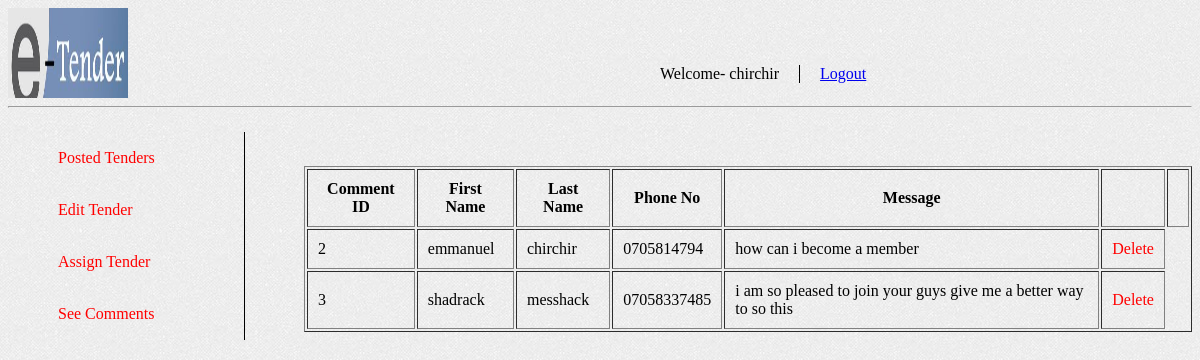
Screenshot of /admin/comments.php (signed in) with the database file from the repository.
### tables this page shows
CREATE TABLE `comments` (
  `commentID` int(25) NOT NULL,
  `FirstName` varchar(100) NOT NULL,
  `LastName` varchar(100) NOT NULL,
  `PhoneNo` varchar(15) NOT NULL,
  `Comments` varchar(250) NOT NULL
);

### admin/authent.php (called while the page is built, shortened)
<?php
$query = $DBcon->query("SELECT * FROM admin WHERE adminID=".$_SESSION['userSession']);
$userRow=$query->fetch_array();
?>

### admin/comments.php (the view, shortened to what this page needs)
<?php
include_once 'connectadmin.php';
include_once 'authent.php';
?>
<html>
      <head>
            <link rel ="stylesheet" type = "text/css" href ="css/index.css"/>
            <link rel ="stylesheet" type = "text/css" href ="css/adminpage.css"/>
      </head>
      <body background = "../bg.jpg">
      <div id = "header">
            <div class ="logo">
                  <img src="../images/e-tender.jpeg" alt="logo" height="90px" width ="120px">
            </div>
                  <div id ="welcomeadmin">
                        <ul>
                              <li id ="username">Welcome- <?php echo $userRow['username']; ?></li>
                              <li><a href ="logout.php?logout">Logout</li>
                        </ul>
                  </div>
                  <hr>
            </div>
      <div id ="menu">
                  <nav>
                        <ul>
                              <li><a href ="adminpage.php">Posted Tenders</a></li>
                              <li><a href="posttender.php">Edit Tender</li>
                              <li><a href ="assigntender.php">Assign Tender</a></li>
                              <li><a href ="comments.php">See Comments</a></li>
                        </ul>
                  </nav>
                  <div id ="viewcomments">
                        <?php
                        if($result = $DBcon->query("SELECT * FROM comments ORDER BY commentID")){
                        if ($result->num_rows > 0){
                        echo'<div id="flip">';
                        echo "<table border='' cellpadding='10'>";
                        echo "<tr><th>Comment ID</th><th>First Name</th><th>Last Name</th><th>Phone No</th><th>Message</th><th></th><th></th></tr>";
                        while ($row = $result->fetch_object())
                        {
                        echo "<tr>";
                        echo "<td>" . $row->commentID . "</td>";
                        echo "<td>" . $row->FirstName . "</td>";
                        echo "<td>" . $row->LastName. "</td>";
                        echo "<td>" . $row->PhoneNo. "</td>";
                        echo "<td>" . $row->Comments. "</td>";
                        echo "<td><a href='deletecomments.php?id=" . $row->commentID . "'>Delete</a></td>";
                        echo "</tr>";
                        }
                        echo "</table>";
                        echo"</div>";
                        }
                        else
                        {
                        echo "No Posted Tender!";
                        }
                        }else
                        {
                        echo "Error: " . $DBcon->error;
                        }
                        ?>
                  </div>
                  </div>
      </body>
</html>

### admin/css/index.css (style rules this page uses)
#menu { position: relative; width:100%; height: ; }
#menu nav { position: absolute; width: 20%; height:100%; }
#menu ul { border-right: 1px solid black; list-style: none; }
#menu li { padding: 17px 10px; }
#menu a { text-decoration: none; }
#menu a:link { color: red; }
#viewcomments { position: absolute; top:50px; left:25%; }

### admin/css/adminpage.css (style rules this page uses)
#welcomeadmin { position: absolute; top:49px; left:50%; }
#welcomeadmin ul { list-style: none; }
#welcomeadmin li { float: left; padding: 0px 20px; }
#username { border-right: 1px solid black; }

### rows the page displays
comments: commentID "2", FirstName "emmanuel", LastName "chirchir", PhoneNo "0705814794", Comments "how can i become a member"
comments: commentID "3", FirstName "shadrack", LastName "messhack", PhoneNo "07058337485", Comments "i am so pleased to join your guys give me a better way to so this"

### other values shown
$userRow['username'] "chirchir"
